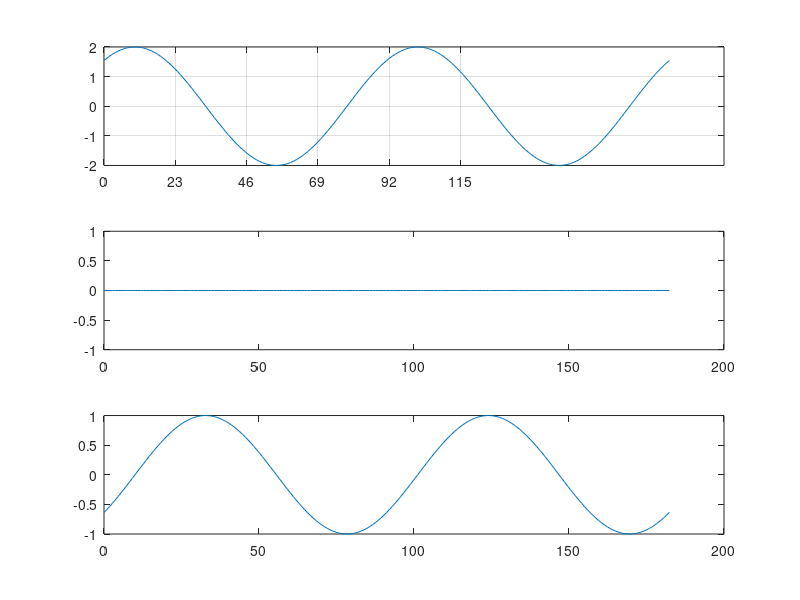
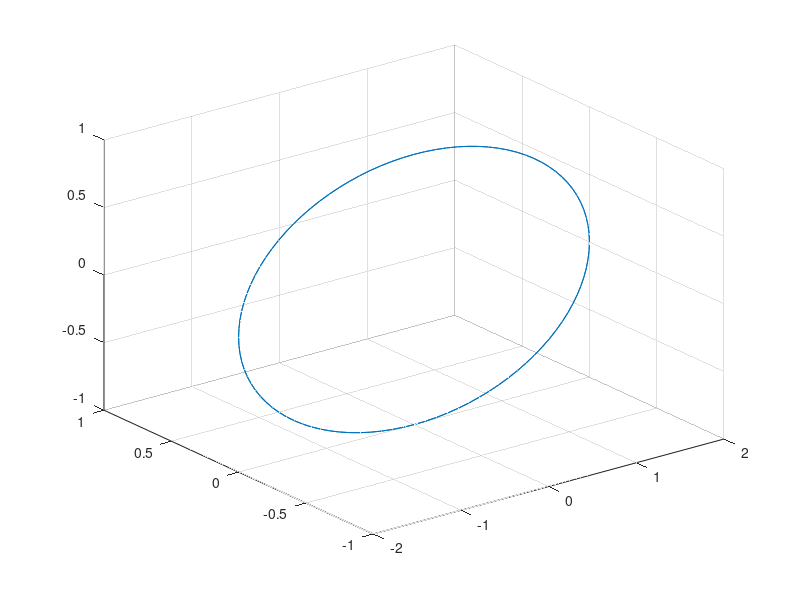

Source code (MATLAB) for these figures, in order: (Note: this script raises an error after producing the figures.)
%% analytical solution HCW
clc;clear all;close all;

altitude=340000;        %% in m
density=1e-8;
radiusOfEarth=6371000;  %% in m;

mu=3.986004418E14;      %% in m3?s?2
r0=radiusOfEarth+altitude; %% in m
omega=sqrt(mu/r0^3);
%omega=2*pi;
%tRAAN=0.1*2*pi; %% fraction of orbit duration

%% initial condition
x0=2;y0=0;z0=0;

u0=0;v0=0;w0=2*omega/2;

C1=u0/omega+2*z0;
C2=w0/omega;
C3=-3*z0-2*u0/omega;
C4=x0-2*w0/omega;
C5=v0/omega;
C6=y0;

t=0:(2*pi/omega)/100:2*(2*pi/omega);%T;%-T/8;
tRAAN=10*60;%10*60; %% [s]
timeofze0=0;%10*60;%2*pi/omega/4; %%x=0 over north pole
tsc=t-tRAAN-timeofze0;

x=-3*C1*omega*(tsc) +  2*C2*cos(omega*(tsc)) - 2*C3*sin(omega*(tsc)) + C4;
y= C5*sin(omega*(tsc)) + C6*cos(omega*(tsc));
z= 2*C1 +                C2*sin(omega*(tsc)) +   C3*cos(omega*(tsc));

qo=int8(2*pi/omega/60/4); %% quarter orbit in minutes
figure
  subplot(3,1,1)
  plot(t/60,x);xticks([0 qo qo*2 qo*3 qo*4 qo*5]);grid on;
  subplot(3,1,2)
  plot(t/60,y)
  subplot(3,1,3)
  plot(t/60,z)

figure
  plot3(x,y,z)
  hold on; grid on;
  vectarrow([0 0 0],[1 0 0]);
  text(1, 0, 0,"x",'HorizontalAlignment','left','FontSize',12);
  hold on;
  vectarrow([0 0 0],[0 1 0]);
  text(0, 1, 0,"y",'HorizontalAlignment','left','FontSize',12);
  hold on;
  vectarrow([0 0 0],[0 0 1]);
  text(0, 0, 1,"z",'HorizontalAlignment','left','FontSize',12);
  axis equal;hold off;xlabel('x');ylabel('y');zlabel('z');%axis([-1.55 1.55 -1.55 1.55 -1.55 1.55]);
  text(x(end), y(end), z(end),"deputy",'HorizontalAlignment','left','FontSize',12);
  text(0, 0, 0,"chief",'HorizontalAlignment','left','FontSize',12);
  hold off;
